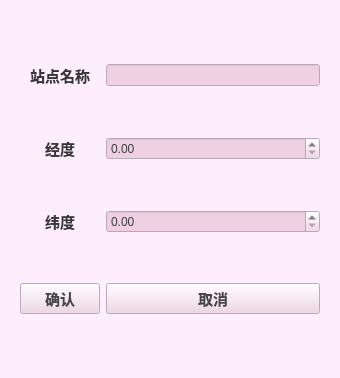
<?xml version="1.0" encoding="UTF-8"?>
<ui version="4.0">
 <class>SubwayControlWindow</class>
 <widget class="QWidget" name="SubwayControlWindow">
  <property name="geometry">
   <rect>
    <x>0</x>
    <y>0</y>
    <width>340</width>
    <height>378</height>
   </rect>
  </property>
  <property name="palette">
   <palette>
    <active>
     <colorrole role="WindowText">
      <brush brushstyle="SolidPattern">
       <color alpha="255">
        <red>54</red>
        <green>54</green>
        <blue>54</blue>
       </color>
      </brush>
     </colorrole>
     <colorrole role="Button">
      <brush brushstyle="SolidPattern">
       <color alpha="255">
        <red>239</red>
        <green>208</green>
        <blue>227</blue>
       </color>
      </brush>
     </colorrole>
     <colorrole role="Text">
      <brush brushstyle="SolidPattern">
       <color alpha="255">
        <red>60</red>
        <green>60</green>
        <blue>60</blue>
       </color>
      </brush>
     </colorrole>
     <colorrole role="BrightText">
      <brush brushstyle="SolidPattern">
       <color alpha="255">
        <red>67</red>
        <green>67</green>
        <blue>67</blue>
       </color>
      </brush>
     </colorrole>
     <colorrole role="ButtonText">
      <brush brushstyle="SolidPattern">
       <color alpha="255">
        <red>70</red>
        <green>70</green>
        <blue>70</blue>
       </color>
      </brush>
     </colorrole>
     <colorrole role="Base">
      <brush brushstyle="SolidPattern">
       <color alpha="255">
        <red>239</red>
        <green>208</green>
        <blue>227</blue>
       </color>
      </brush>
     </colorrole>
     <colorrole role="Window">
      <brush brushstyle="SolidPattern">
       <color alpha="255">
        <red>254</red>
        <green>238</green>
        <blue>253</blue>
       </color>
      </brush>
     </colorrole>
     <colorrole role="Shadow">
      <brush brushstyle="SolidPattern">
       <color alpha="255">
        <red>237</red>
        <green>220</green>
        <blue>240</blue>
       </color>
      </brush>
     </colorrole>
     <colorrole role="Highlight">
      <brush brushstyle="SolidPattern">
       <color alpha="0">
        <red>212</red>
        <green>212</green>
        <blue>212</blue>
       </color>
      </brush>
     </colorrole>
     <colorrole role="Link">
      <brush brushstyle="SolidPattern">
       <color alpha="0">
        <red>212</red>
        <green>212</green>
        <blue>212</blue>
       </color>
      </brush>
     </colorrole>
     <colorrole role="LinkVisited">
      <brush brushstyle="SolidPattern">
       <color alpha="0">
        <red>104</red>
        <green>103</green>
        <blue>103</blue>
       </color>
      </brush>
     </colorrole>
     <colorrole role="AlternateBase">
      <brush brushstyle="SolidPattern">
       <color alpha="0">
        <red>255</red>
        <green>255</green>
        <blue>255</blue>
       </color>
      </brush>
     </colorrole>
     <colorrole role="ToolTipBase">
      <brush brushstyle="SolidPattern">
       <color alpha="0">
        <red>60</red>
        <green>60</green>
        <blue>60</blue>
       </color>
      </brush>
     </colorrole>
     <colorrole role="ToolTipText">
      <brush brushstyle="SolidPattern">
       <color alpha="255">
        <red>60</red>
        <green>60</green>
        <blue>60</blue>
       </color>
      </brush>
     </colorrole>
     <colorrole role="PlaceholderText">
      <brush brushstyle="SolidPattern">
       <color alpha="128">
        <red>61</red>
        <green>61</green>
        <blue>61</blue>
       </color>
      </brush>
     </colorrole>
     <colorrole role="Accent">
      <brush brushstyle="SolidPattern">
       <color alpha="0">
        <red>212</red>
        <green>207</green>
        <blue>207</blue>
       </color>
      </brush>
     </colorrole>
    </active>
    <inactive>
     <colorrole role="WindowText">
      <brush brushstyle="SolidPattern">
       <color alpha="255">
        <red>54</red>
        <green>54</green>
        <blue>54</blue>
       </color>
      </brush>
     </colorrole>
     <colorrole role="Button">
      <brush brushstyle="SolidPattern">
       <color alpha="255">
        <red>239</red>
        <green>208</green>
        <blue>227</blue>
       </color>
      </brush>
     </colorrole>
     <colorrole role="Text">
      <brush brushstyle="SolidPattern">
       <color alpha="255">
        <red>60</red>
        <green>60</green>
        <blue>60</blue>
       </color>
      </brush>
     </colorrole>
     <colorrole role="BrightText">
      <brush brushstyle="SolidPattern">
       <color alpha="255">
        <red>67</red>
        <green>67</green>
        <blue>67</blue>
       </color>
      </brush>
     </colorrole>
     <colorrole role="ButtonText">
      <brush brushstyle="SolidPattern">
       <color alpha="255">
        <red>70</red>
        <green>70</green>
        <blue>70</blue>
       </color>
      </brush>
     </colorrole>
     <colorrole role="Base">
      <brush brushstyle="SolidPattern">
       <color alpha="255">
        <red>239</red>
        <green>208</green>
        <blue>227</blue>
       </color>
      </brush>
     </colorrole>
     <colorrole role="Window">
      <brush brushstyle="SolidPattern">
       <color alpha="255">
        <red>254</red>
        <green>238</green>
        <blue>253</blue>
       </color>
      </brush>
     </colorrole>
     <colorrole role="Shadow">
      <brush brushstyle="SolidPattern">
       <color alpha="255">
        <red>237</red>
        <green>220</green>
        <blue>240</blue>
       </color>
      </brush>
     </colorrole>
     <colorrole role="Highlight">
      <brush brushstyle="SolidPattern">
       <color alpha="0">
        <red>212</red>
        <green>212</green>
        <blue>212</blue>
       </color>
      </brush>
     </colorrole>
     <colorrole role="Link">
      <brush brushstyle="SolidPattern">
       <color alpha="0">
        <red>212</red>
        <green>212</green>
        <blue>212</blue>
       </color>
      </brush>
     </colorrole>
     <colorrole role="LinkVisited">
      <brush brushstyle="SolidPattern">
       <color alpha="0">
        <red>104</red>
        <green>103</green>
        <blue>103</blue>
       </color>
      </brush>
     </colorrole>
     <colorrole role="AlternateBase">
      <brush brushstyle="SolidPattern">
       <color alpha="0">
        <red>255</red>
        <green>255</green>
        <blue>255</blue>
       </color>
      </brush>
     </colorrole>
     <colorrole role="ToolTipBase">
      <brush brushstyle="SolidPattern">
       <color alpha="0">
        <red>60</red>
        <green>60</green>
        <blue>60</blue>
       </color>
      </brush>
     </colorrole>
     <colorrole role="ToolTipText">
      <brush brushstyle="SolidPattern">
       <color alpha="255">
        <red>60</red>
        <green>60</green>
        <blue>60</blue>
       </color>
      </brush>
     </colorrole>
     <colorrole role="PlaceholderText">
      <brush brushstyle="SolidPattern">
       <color alpha="128">
        <red>61</red>
        <green>61</green>
        <blue>61</blue>
       </color>
      </brush>
     </colorrole>
     <colorrole role="Accent">
      <brush brushstyle="SolidPattern">
       <color alpha="0">
        <red>212</red>
        <green>207</green>
        <blue>207</blue>
       </color>
      </brush>
     </colorrole>
    </inactive>
    <disabled>
     <colorrole role="WindowText">
      <brush brushstyle="SolidPattern">
       <color alpha="255">
        <red>157</red>
        <green>157</green>
        <blue>157</blue>
       </color>
      </brush>
     </colorrole>
     <colorrole role="Button">
      <brush brushstyle="SolidPattern">
       <color alpha="255">
        <red>239</red>
        <green>208</green>
        <blue>227</blue>
       </color>
      </brush>
     </colorrole>
     <colorrole role="Text">
      <brush brushstyle="SolidPattern">
       <color alpha="255">
        <red>157</red>
        <green>157</green>
        <blue>157</blue>
       </color>
      </brush>
     </colorrole>
     <colorrole role="BrightText">
      <brush brushstyle="SolidPattern">
       <color alpha="255">
        <red>67</red>
        <green>67</green>
        <blue>67</blue>
       </color>
      </brush>
     </colorrole>
     <colorrole role="Base">
      <brush brushstyle="SolidPattern">
       <color alpha="255">
        <red>254</red>
        <green>238</green>
        <blue>253</blue>
       </color>
      </brush>
     </colorrole>
     <colorrole role="Window">
      <brush brushstyle="SolidPattern">
       <color alpha="255">
        <red>254</red>
        <green>238</green>
        <blue>253</blue>
       </color>
      </brush>
     </colorrole>
     <colorrole role="Shadow">
      <brush brushstyle="SolidPattern">
       <color alpha="255">
        <red>237</red>
        <green>220</green>
        <blue>240</blue>
       </color>
      </brush>
     </colorrole>
     <colorrole role="Link">
      <brush brushstyle="SolidPattern">
       <color alpha="0">
        <red>212</red>
        <green>212</green>
        <blue>212</blue>
       </color>
      </brush>
     </colorrole>
     <colorrole role="LinkVisited">
      <brush brushstyle="SolidPattern">
       <color alpha="0">
        <red>104</red>
        <green>103</green>
        <blue>103</blue>
       </color>
      </brush>
     </colorrole>
     <colorrole role="AlternateBase">
      <brush brushstyle="SolidPattern">
       <color alpha="0">
        <red>255</red>
        <green>255</green>
        <blue>255</blue>
       </color>
      </brush>
     </colorrole>
     <colorrole role="ToolTipBase">
      <brush brushstyle="SolidPattern">
       <color alpha="0">
        <red>60</red>
        <green>60</green>
        <blue>60</blue>
       </color>
      </brush>
     </colorrole>
     <colorrole role="ToolTipText">
      <brush brushstyle="SolidPattern">
       <color alpha="255">
        <red>60</red>
        <green>60</green>
        <blue>60</blue>
       </color>
      </brush>
     </colorrole>
     <colorrole role="PlaceholderText">
      <brush brushstyle="SolidPattern">
       <color alpha="128">
        <red>61</red>
        <green>61</green>
        <blue>61</blue>
       </color>
      </brush>
     </colorrole>
     <colorrole role="Accent">
      <brush brushstyle="SolidPattern">
       <color alpha="0">
        <red>212</red>
        <green>207</green>
        <blue>207</blue>
       </color>
      </brush>
     </colorrole>
    </disabled>
   </palette>
  </property>
  <property name="windowTitle">
   <string>Form</string>
  </property>
  <property name="styleSheet">
   <string notr="true"/>
  </property>
  <layout class="QVBoxLayout" name="verticalLayout">
   <item>
    <widget class="QStackedWidget" name="stackedWidget">
     <property name="styleSheet">
      <string notr="true"/>
     </property>
     <property name="currentIndex">
      <number>2</number>
     </property>
     <widget class="QWidget" name="page_edge">
      <widget class="QWidget" name="gridLayoutWidget_3">
       <property name="geometry">
        <rect>
         <x>9</x>
         <y>9</y>
         <width>311</width>
         <height>351</height>
        </rect>
       </property>
       <layout class="QGridLayout" name="gridLayout_3">
        <item row="0" column="0">
         <widget class="QLabel" name="label_6">
          <property name="font">
           <font>
            <pointsize>11</pointsize>
           </font>
          </property>
          <property name="text">
           <string>站点</string>
          </property>
          <property name="alignment">
           <set>Qt::AlignCenter</set>
          </property>
         </widget>
        </item>
        <item row="2" column="0">
         <widget class="QLabel" name="label_8">
          <property name="font">
           <font>
            <pointsize>11</pointsize>
           </font>
          </property>
          <property name="text">
           <string>所属线路</string>
          </property>
          <property name="alignment">
           <set>Qt::AlignCenter</set>
          </property>
         </widget>
        </item>
        <item row="2" column="1">
         <widget class="QComboBox" name="comboBox_line"/>
        </item>
        <item row="1" column="0">
         <widget class="QLabel" name="label_7">
          <property name="font">
           <font>
            <pointsize>11</pointsize>
           </font>
          </property>
          <property name="text">
           <string>站点</string>
          </property>
          <property name="alignment">
           <set>Qt::AlignCenter</set>
          </property>
         </widget>
        </item>
        <item row="1" column="1">
         <widget class="QComboBox" name="comboBox_station2"/>
        </item>
        <item row="0" column="1">
         <widget class="QComboBox" name="comboBox_station1"/>
        </item>
        <item row="3" column="0">
         <widget class="QPushButton" name="pushButton_edgeok">
          <property name="font">
           <font>
            <pointsize>11</pointsize>
           </font>
          </property>
          <property name="text">
           <string>确认</string>
          </property>
         </widget>
        </item>
        <item row="3" column="1">
         <widget class="QPushButton" name="pushButton_edgeclk">
          <property name="font">
           <font>
            <pointsize>11</pointsize>
           </font>
          </property>
          <property name="text">
           <string>取消</string>
          </property>
         </widget>
        </item>
       </layout>
      </widget>
     </widget>
     <widget class="QWidget" name="page_line">
      <widget class="QWidget" name="gridLayoutWidget">
       <property name="geometry">
        <rect>
         <x>20</x>
         <y>10</y>
         <width>291</width>
         <height>341</height>
        </rect>
       </property>
       <layout class="QGridLayout" name="gridLayout">
        <item row="1" column="1">
         <widget class="QPushButton" name="pushButton_color">
          <property name="text">
           <string/>
          </property>
         </widget>
        </item>
        <item row="0" column="1">
         <widget class="QLineEdit" name="lineEdit"/>
        </item>
        <item row="0" column="0">
         <widget class="QLabel" name="label">
          <property name="font">
           <font>
            <pointsize>11</pointsize>
            <bold>false</bold>
           </font>
          </property>
          <property name="text">
           <string>线路名称</string>
          </property>
          <property name="alignment">
           <set>Qt::AlignCenter</set>
          </property>
         </widget>
        </item>
        <item row="1" column="0">
         <widget class="QLabel" name="label_2">
          <property name="font">
           <font>
            <pointsize>11</pointsize>
            <bold>false</bold>
           </font>
          </property>
          <property name="text">
           <string>颜色</string>
          </property>
          <property name="alignment">
           <set>Qt::AlignCenter</set>
          </property>
         </widget>
        </item>
        <item row="2" column="0">
         <widget class="QPushButton" name="pushButton_lineok">
          <property name="font">
           <font>
            <pointsize>11</pointsize>
            <bold>false</bold>
           </font>
          </property>
          <property name="text">
           <string>确认</string>
          </property>
         </widget>
        </item>
        <item row="2" column="1">
         <widget class="QPushButton" name="pushButton_lineclk">
          <property name="font">
           <font>
            <pointsize>11</pointsize>
            <bold>false</bold>
           </font>
          </property>
          <property name="text">
           <string>取消</string>
          </property>
         </widget>
        </item>
       </layout>
      </widget>
     </widget>
     <widget class="QWidget" name="page_station">
      <layout class="QHBoxLayout" name="horizontalLayout">
       <item>
        <layout class="QGridLayout" name="gridLayout_2">
         <item row="0" column="1">
          <widget class="QLineEdit" name="lineEdit_stationname"/>
         </item>
         <item row="1" column="1">
          <widget class="QDoubleSpinBox" name="doubleSpinBox_longi"/>
         </item>
         <item row="0" column="0">
          <widget class="QLabel" name="label_3">
           <property name="font">
            <font>
             <pointsize>11</pointsize>
             <bold>true</bold>
            </font>
           </property>
           <property name="text">
            <string>站点名称</string>
           </property>
           <property name="alignment">
            <set>Qt::AlignCenter</set>
           </property>
          </widget>
         </item>
         <item row="2" column="0">
          <widget class="QLabel" name="label_5">
           <property name="font">
            <font>
             <pointsize>11</pointsize>
             <bold>true</bold>
            </font>
           </property>
           <property name="text">
            <string>纬度</string>
           </property>
           <property name="alignment">
            <set>Qt::AlignCenter</set>
           </property>
          </widget>
         </item>
         <item row="1" column="0">
          <widget class="QLabel" name="label_4">
           <property name="font">
            <font>
             <pointsize>11</pointsize>
             <bold>true</bold>
            </font>
           </property>
           <property name="text">
            <string>经度</string>
           </property>
           <property name="alignment">
            <set>Qt::AlignCenter</set>
           </property>
          </widget>
         </item>
         <item row="2" column="1">
          <widget class="QDoubleSpinBox" name="doubleSpinBox_lati"/>
         </item>
         <item row="3" column="0">
          <widget class="QPushButton" name="pushButton_stationok">
           <property name="font">
            <font>
             <pointsize>11</pointsize>
             <bold>true</bold>
            </font>
           </property>
           <property name="text">
            <string>确认</string>
           </property>
          </widget>
         </item>
         <item row="3" column="1">
          <widget class="QPushButton" name="pushButton_stationclk">
           <property name="font">
            <font>
             <pointsize>11</pointsize>
             <bold>true</bold>
            </font>
           </property>
           <property name="text">
            <string>取消</string>
           </property>
          </widget>
         </item>
        </layout>
       </item>
      </layout>
     </widget>
    </widget>
   </item>
  </layout>
 </widget>
 <resources/>
 <connections>
  <connection>
   <sender>pushButton_stationclk</sender>
   <signal>clicked()</signal>
   <receiver>stackedWidget</receiver>
   <slot>close()</slot>
   <hints>
    <hint type="sourcelabel">
     <x>202</x>
     <y>267</y>
    </hint>
    <hint type="destinationlabel">
     <x>160</x>
     <y>180</y>
    </hint>
   </hints>
  </connection>
  <connection>
   <sender>pushButton_lineclk</sender>
   <signal>clicked()</signal>
   <receiver>stackedWidget</receiver>
   <slot>close()</slot>
   <hints>
    <hint type="sourcelabel">
     <x>187</x>
     <y>272</y>
    </hint>
    <hint type="destinationlabel">
     <x>160</x>
     <y>180</y>
    </hint>
   </hints>
  </connection>
 </connections>
</ui>
